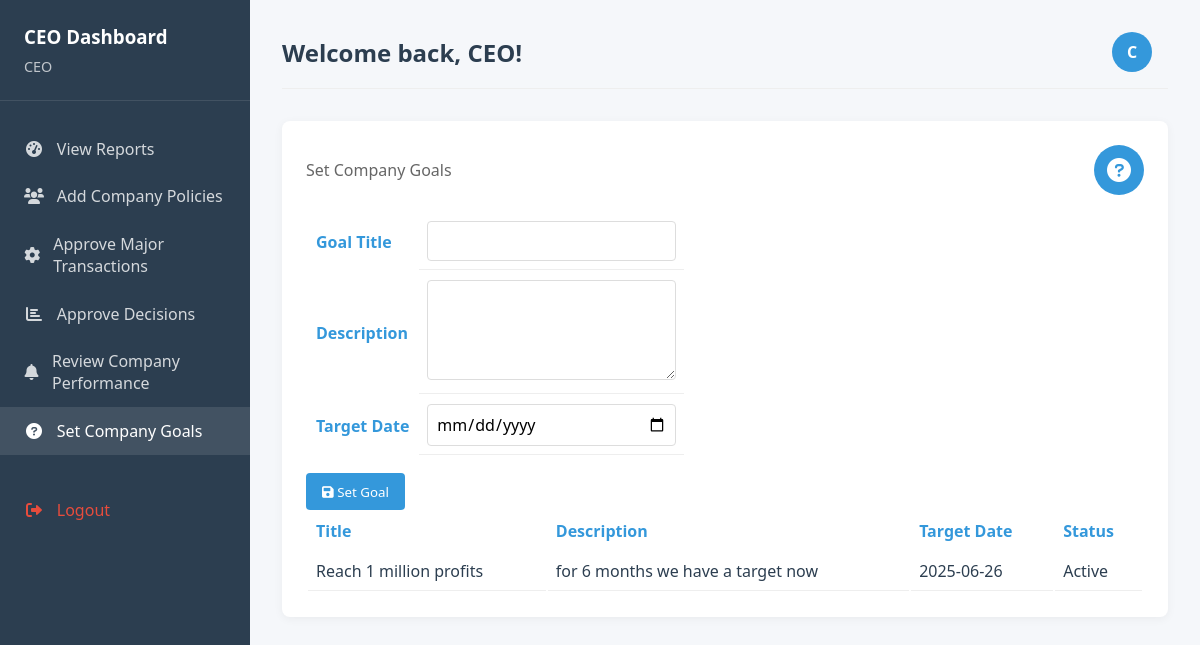
/ceo_dashboard.php?view=company_goals, run on the app's committed database.
### tables this page shows
CREATE TABLE `company_goals` (
  `goal_id` int(11) NOT NULL,
  `title` varchar(255) NOT NULL,
  `description` text NOT NULL,
  `target_date` date NOT NULL,
  `status` enum('Active','Completed','Cancelled') DEFAULT 'Active',
  `created_at` datetime DEFAULT current_timestamp()
);

### ceo_dashboard.php (the view, shortened to what this page needs)
<?php
require 'db_connection.php';
$displayName = isset($_SESSION['FName'], $_SESSION['LName']) ? $_SESSION['FName'] . ' ' . $_SESSION['LName'] : 'CEO';
$avatar = strtoupper(substr($displayName, 0, 1));
$showReports = false;
$showPolicies = false;
$showTransactions = false;
$showDecisions = false;
$showPerformance = false;
$showGoals = false;
if (isset($_GET['view'])) {
    $showReports = ($_GET['view'] === 'reports');
    $showPolicies = ($_GET['view'] === 'add_policies');
    $showTransactions = ($_GET['view'] === 'approve_transactions');
    $showDecisions = ($_GET['view'] === 'approve_decisions');
    $showPerformance = ($_GET['view'] === 'performance_review');
    $showGoals = ($_GET['view'] === 'company_goals');
} else {
}
if ($showGoals) {
    $stmt = $pdo->query("SELECT * FROM company_goals WHERE status = 'Active' ORDER BY target_date ASC");
    $goals = $stmt->fetchAll();
}
?>
<!DOCTYPE html>
<html lang="en">
<head>
    <link rel="stylesheet" href="https://cdnjs.cloudflare.com/ajax/libs/font-awesome/6.0.0/css/all.min.css">
</head>
<body>
    <div class="dashboard-container">
        <div class="sidebar">
            <div class="sidebar-header">
                <h3>CEO Dashboard</h3>
                <p><?= htmlspecialchars($displayName) ?></p>
            </div>
            <div class="sidebar-menu">
                <a href="?view=reports" class="menu-item <?= $showReports ? 'active' : '' ?>"><i class="fas fa-tachometer-alt"></i> View Reports</a>
                <a href="?view=add_policies" class="menu-item <?= $showPolicies ? 'active' : '' ?>"><i class="fas fa-users"></i> Add Company Policies</a>
                <a href="?view=approve_transactions" class="menu-item <?= $showTransactions ? 'active' : '' ?>"><i class="fas fa-cog"></i> Approve Major Transactions</a>
                <a href="?view=approve_decisions" class="menu-item <?= $showDecisions ? 'active' : '' ?>"><i class="fas fa-chart-bar"></i> Approve Decisions</a>
                <a href="?view=performance_review" class="menu-item <?= $showPerformance ? 'active' : '' ?>"><i class="fas fa-bell"></i> Review Company Performance</a>
                <a href="?view=company_goals" class="menu-item <?= $showGoals ? 'active' : '' ?>"><i class="fas fa-question-circle"></i> Set Company Goals</a>
                <a href="logout.php" class="menu-item" style="margin-top: 2rem; color: #e74c3c;"><i class="fas fa-sign-out-alt"></i> Logout</a>
            </div>
        </div>
        <div class="main-content">
            <div class="top-bar">
                <h2>Welcome back, <?= htmlspecialchars($displayName) ?>!</h2>
                <div class="user-info">
                    <div class="user-avatar"><?= $avatar ?></div>
                </div>
            </div>
            <div class="dashboard-cards">
                <?php if ($showReports && $reports): ?>
                <div class="card">
                    <div class="card-header">
                        <span class="card-title">Reports</span>
                        <div class="card-icon bg-primary"><i class="fas fa-tachometer-alt"></i></div>
                    </div>
                    <table class="data-table">
                        <thead>
                            <tr>
                                <th>Report Type</th>
                                <th>Generated At</th>
                                <th>File Path</th>
                            </tr>
                        </thead>
                        <tbody>
                            <?php foreach ($reports as $report): ?>
                            <tr>
                                <td><?= htmlspecialchars($report['report_type']) ?></td>
                                <td><?= htmlspecialchars($report['generated_at']) ?></td>
                                <td><a href="<?= htmlspecialchars($report['file_path']) ?>" class="btn">View</a></td>
                            </tr>
                            <?php endforeach; ?>
                        </tbody>
                    </table>
                </div>
                <?php elseif ($showGoals): ?>
                <div class="card">
                    <div class="card-header">
                        <span class="card-title">Set Company Goals</span>
                        <div class="card-icon bg-secondary"><i class="fas fa-question-circle"></i></div>
                    </div>
                    <form action="" method="POST" class="form-table">
                        <table>
                            <tr>
                                <th><label for="title">Goal Title</label></th>
                                <td><input type="text" id="title" name="title" required></td>
                            </tr>
                            <tr>
                                <th><label for="description">Description</label></th>
                                <td><textarea id="description" name="description" required></textarea></td>
                            </tr>
                            <tr>
                                <th><label for="target_date">Target Date</label></th>
                                <td><input type="date" id="target_date" name="target_date" required></td>
                            </tr>
                        </table>
                        <button type="submit" class="btn"><i class="fas fa-save"></i> Set Goal</button>
                    </form>
                    <?php if ($goals): ?>
                    <table class="data-table">
                        <tr>
                            <th>Title</th>
                            <th>Description</th>
                            <th>Target Date</th>
                            <th>Status</th>
                        </tr>
                        <?php foreach ($goals as $goal): ?>
                        <tr>
                            <td><?= htmlspecialchars($goal['title']) ?></td>
                            <td><?= htmlspecialchars($goal['description']) ?></td>
                            <td><?= htmlspecialchars($goal['target_date']) ?></td>
                            <td><?= htmlspecialchars($goal['status']) ?></td>
                        </tr>
                        <?php endforeach; ?>
                    </table>
                    <?php endif; ?>
                </div>
                <?php endif; ?>
            </div>
        </div>
    </div>
</body>
</html>

### ceo_dashboard.php (style rules this page uses)
:root { --primary-color: #2c3e50; --secondary-color: #3498db; --accent-color: #e74c3c; --light-color: #ecf0f1; --dark-color: #2c3e50; --success-color: #2ecc71; }
* { margin: 0; padding: 0; box-sizing: border-box; font-family: 'Segoe UI', Tahoma, Geneva, Verdana, sans-serif; }
body { background-color: #f5f7fa; color: var(--dark-color); }
.dashboard-container { display: flex; min-height: 100vh; }
.sidebar { width: 250px; background-color: var(--primary-color); color: white; padding: 1.5rem 0; position: fixed; height: 100%; }
.sidebar-header { padding: 0 1.5rem 1.5rem; border-bottom: 1px solid rgba(255, 255, 255, 0.1); }
.sidebar-header h3 { color: white; margin-bottom: 0.5rem; }
.sidebar-header p { color: rgba(255, 255, 255, 0.7); font-size: 0.9rem; }
.sidebar-menu { padding: 1.5rem 0; }
.menu-item { padding: 0.8rem 1.5rem; display: flex; align-items: center; color: rgba(255, 255, 255, 0.8); text-decoration: none; transition: all 0.3s ease; }
.menu-item:hover, .menu-item.active { background-color: rgba(255, 255, 255, 0.1); color: white; }
.menu-item i { margin-right: 0.8rem; width: 20px; text-align: center; }
.main-content { flex: 1; margin-left: 250px; padding: 2rem; }
.top-bar { display: flex; justify-content: space-between; align-items: center; margin-bottom: 2rem; padding-bottom: 1rem; border-bottom: 1px solid #eee; }
.user-info { display: flex; align-items: center; }
.user-avatar { width: 40px; height: 40px; border-radius: 50%; background-color: var(--secondary-color); color: white; display: flex; align-items: center; justify-content: center; margin-right: 1rem; font-weight: bold; }
.dashboard-cards { display: grid; grid-template-columns: repeat(auto-fill, minmax(550px, 1fr)); gap: 1.5rem; margin-bottom: 2rem; }
.card { background: white; border-radius: 8px; padding: 1.5rem; box-shadow: 0 2px 10px rgba(0, 0, 0, 0.05); }
.card-header { display: flex; justify-content: space-between; align-items: center; margin-bottom: 1rem; }
.card-title { font-size: 1rem; color: #666; }
.card-icon { width: 50px; height: 50px; border-radius: 50%; display: flex; align-items: center; justify-content: center; color: white; font-size: 1.5rem; }
.bg-secondary { background-color: var(--secondary-color); }
.data-table, .form-table { width: 100%; }
.data-table td, .form-table td { padding: 8px; border-bottom: 1px solid #eee; }
.data-table th, .form-table th { text-align: left; padding: 8px; color: var(--secondary-color); }
.form-table input, .form-table select, .form-table textarea { width: 100%; padding: 0.5rem; border: 1px solid #ddd; border-radius: 4px; font-size: 1rem; }
.form-table textarea { resize: vertical; min-height: 100px; }
.btn { margin-top: 1rem; padding: 0.6rem 1rem; background: var(--secondary-color); color: white; border: none; border-radius: 4px; cursor: pointer; text-decoration: none; display: inline-block; }

### data on the page
company_goals: title "Reach 1 million profits", description "for 6 months we have a target now", target_date "2025-06-26", status "Active"

### other printed values
$displayName "CEO"
$avatar "C"
